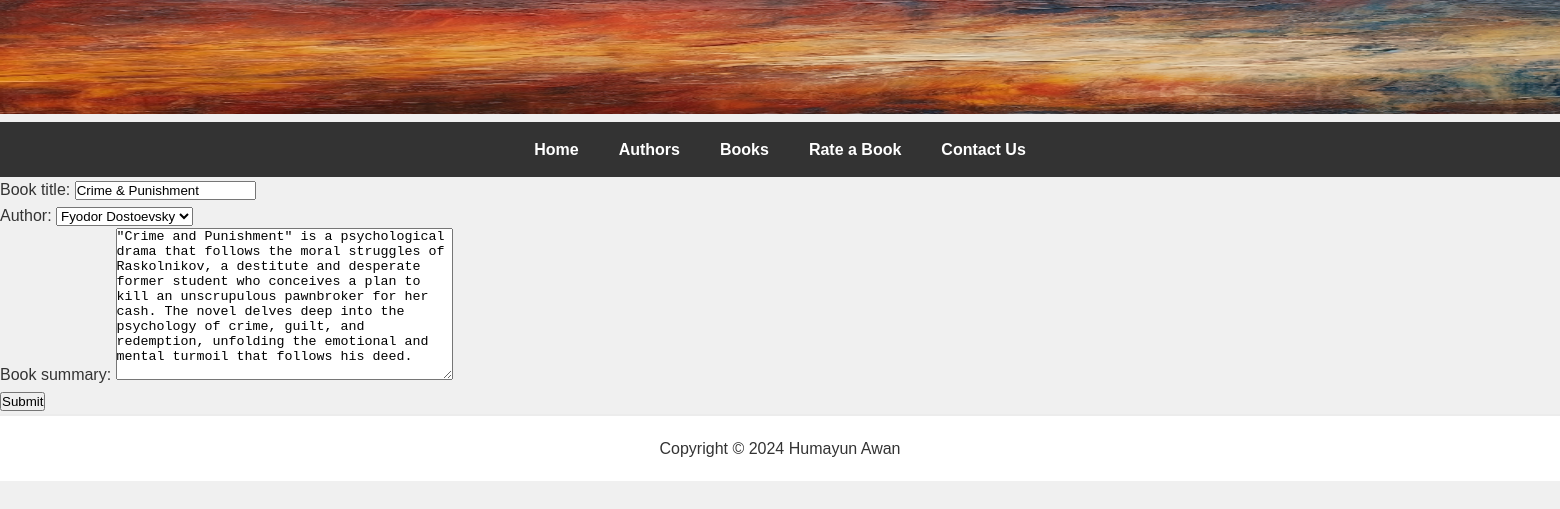
/book/update/1/, run on the app's committed database.
### pages/models.py (models this page shows, shortened)
class Book(models.Model):
    author = models.ForeignKey(Author, on_delete=models.CASCADE)
    book_title = models.CharField(max_length=200)
    book_summary = models.TextField()

### pages/views.py (the view)
# urls.py: path('book/update/<int:pk>/', views.BookUpdate.as_view(), name='book_update'),
class BookUpdate(UpdateView):
    model = Book
    fields = ['book_title', 'author', 'book_summary']
    template_name = 'pages/book_update_form.html'
    success_url = reverse_lazy('book_list')

### pages/models.py (called while the page is built)
    def __str__(self):
        return self.author_name

### pages/templates/pages/book_update_form.html (shortened to what this page needs)
{% extends "base.html" %}
{% block content %}
<form method="post">
    {{ form.as_p }}
    <button type="submit">Submit</button>
</form>
{% endblock %}

### simple_test_site/static/main2.css (style rules this page uses)
* { margin: 0; padding: 0; box-sizing: border-box; }
body { background-color: #f0f0f0; font-family: Arial, sans-serif; font-size: 16px; color: #333; line-height: 1.6; }

### data on the page
Book: book_title "Crime & Punishment", author "Fyodor Dostoevsky", book_summary "\"Crime and Punishment\" is a psychological drama that follows the moral struggles of Raskolnikov, a destitute and desperate former student who conceives a plan to kill an unscrupulous pawnbroker for her cash. The novel delves deep into the psychology of crime, guilt, and redemption, unfolding the emotional and mental turmoil that follows his deed."
